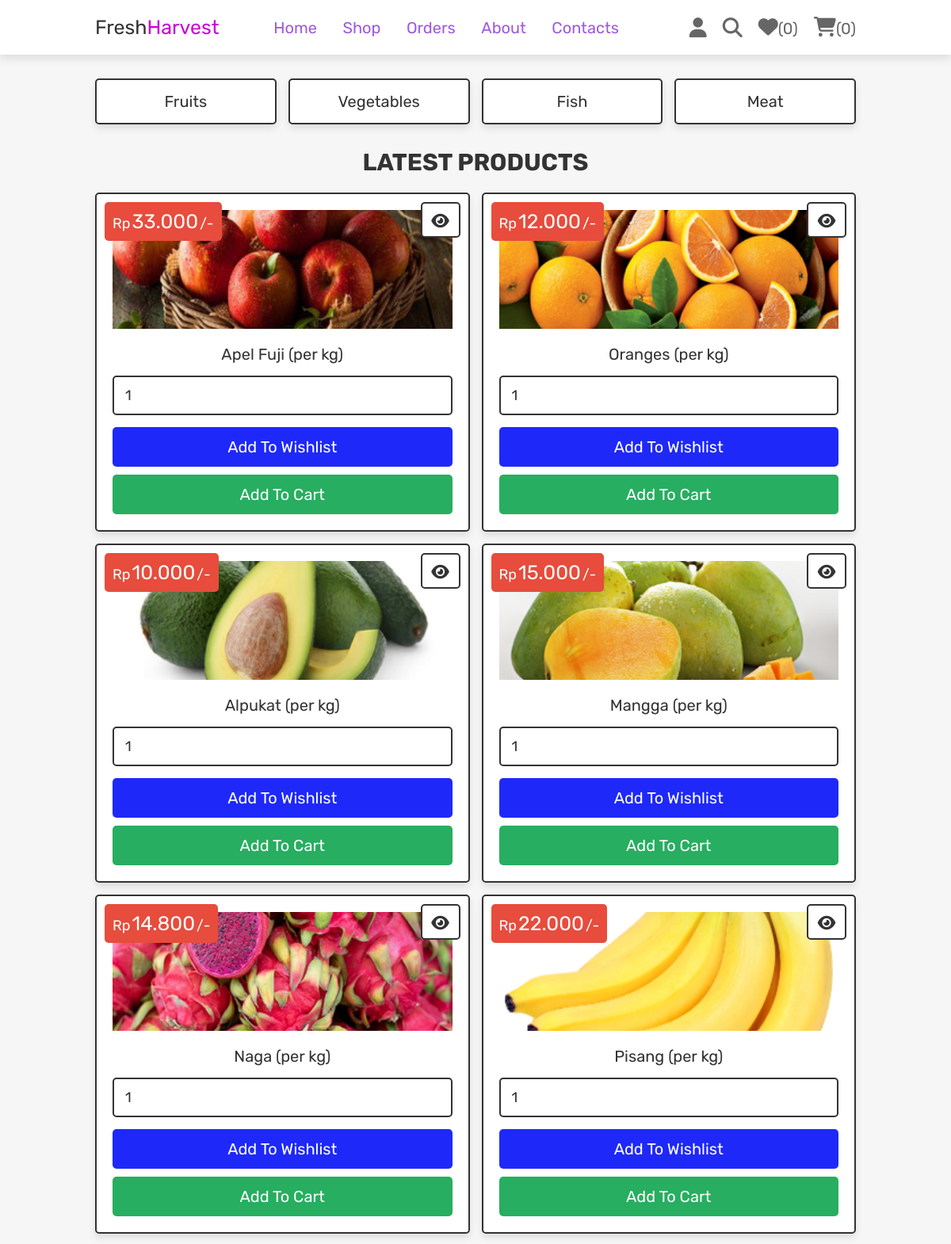
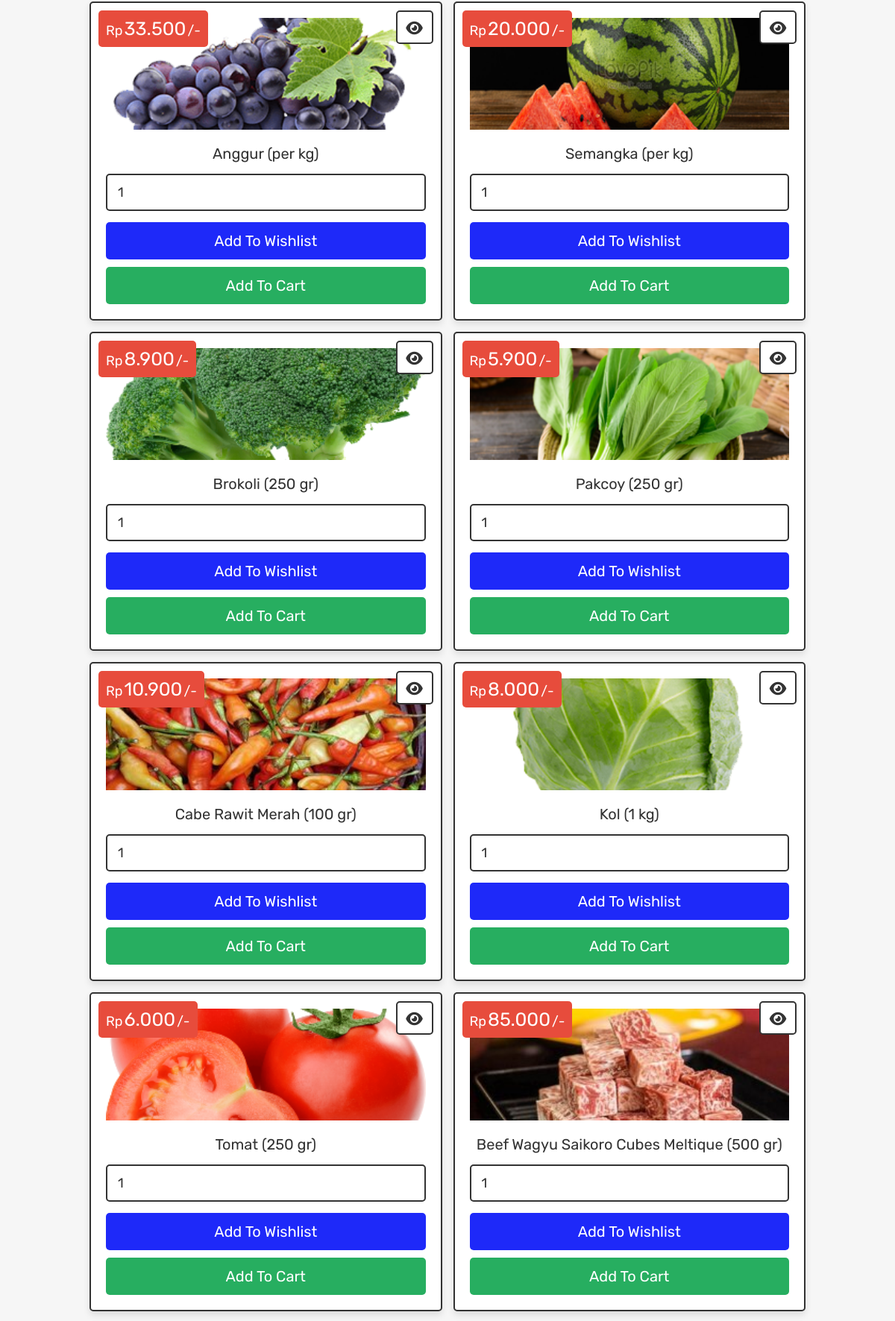
The page /shop.php (signed in, upper part) on the database its author committed (2 pictures, top to bottom).
### tables this page shows
CREATE TABLE `products` (
  `id` int(100) NOT NULL,
  `name` varchar(100) NOT NULL,
  `category` varchar(20) NOT NULL,
  `details` varchar(500) NOT NULL,
  `price` decimal(10,3) NOT NULL,
  `image` varchar(100) NOT NULL
);

### shop.php (the view, shortened to what this page needs)
<?php
@include 'config.php';
?>
<!DOCTYPE html>
<html lang="en">
<head>
   <link rel="stylesheet" href="https://cdnjs.cloudflare.com/ajax/libs/font-awesome/6.1.1/css/all.min.css">
   <link rel="stylesheet" href="css/style.css">
</head>
<body>
<?php include 'header.php'; ?>
<section class="p-category">
   <a href="category.php?category=fruits">fruits</a>
   <a href="category.php?category=vegetables">vegetables</a>
   <a href="category.php?category=fish">fish</a>
   <a href="category.php?category=meat">meat</a>
</section>
<section class="products">
   <h1 class="tittle">latest products</h1>
   <div class="box-container">
   <?php
      $select_products = $conn->prepare("SELECT * FROM `products`");
      $select_products->execute();
      if($select_products->rowCount() > 0){
         while($fetch_products = $select_products->fetch(PDO::FETCH_ASSOC)){
   ?>
   <form action="" class="box" method="POST">
      <div class="price">Rp<span><?= $fetch_products['price']; ?></span>/-</div>
      <a href="view_page.php?pid=<?= $fetch_products['id']; ?>" class="fas fa-eye"></a>
      <img src="uploaded_img/<?= $fetch_products['image']; ?>" alt="">
      <div class="name"><?= $fetch_products['name']; ?></div>
      <input type="number" min="1" value="1" name="p_qty" class="qty">
      <input type="submit" value="add to wishlist" class="option-btn" name="add_to_wishlist">
      <input type="submit" value="add to cart" class="btn" name="add_to_cart">
   </form>
   <?php
      }
   }else{
      echo '<p class="empty">no products added yet!</p>';
   }
   ?>
   </div>
</section>
</body>
</html>

### CSS/style.css (style rules this page uses)
.products .box-container { display: grid; grid-template-columns: repeat(3, 1fr); gap: 1.5rem; justify-content: center; align-items: stretch; }
.products .box-container .box { display: flex; flex-direction: column; justify-content: space-between; padding: 2rem; text-align: center; border: var(--border); background-color: var(--white); box-shadow: var(--box-shadow); border-radius: .5rem; position: relative; height: 100%; box-sizing: border-box; }
.products .box-container .box .price { position: absolute; top: 1rem; left: 1rem; padding: 1rem; border-radius: .5rem; background-color: var(--red); font-size: 1.8rem; color: var(--white); }
.products .box-container .box .price span { font-size: 2.5rem; color: var(--white); margin: 0 .2rem; }
.products .box-container .box .fa-eye { position: absolute; top: 1rem; right: 1rem; border-radius: .5rem; height: 4.5rem; line-height: 4.3rem; width: 5rem; border: var(--border); color: var(--black); font-size: 2rem; background-color: var(--white); }
.products .box-container .box img { width: 100%; height: 15rem; object-fit: cover; margin-bottom: 1rem; }
.products .box-container .box .name { font-size: 2rem; color: var(--black); padding: 1rem 0; }
.products .box-container .box .qty { margin: .5rem 0; border-radius: .5rem; padding: 1.2rem 1.4rem; font-size: 1.8rem; color: var(--black); border: var(--border); width: 100%; }
.p-category { display: grid; grid-template-columns: repeat(auto-fit, minmax(22rem, 1fr)); gap:1.5rem; justify-content: center; align-items: flex-start; }
.p-category { padding-bottom: 0; }
.p-category a { padding:1.5rem; text-align: center; border:var(--border); background-color: var(--white); box-shadow: var(--box-shadow); border-radius: .5rem; font-size: 2rem; text-transform: capitalize; color:var(--black); }
@media (max-width: 1200px) { .products .box-container { grid-template-columns: repeat(2, 1fr); } }

### CSS/components.css (style rules this page uses)
:root { --green:#27ae60; --orange:#f39c12; --red:#e74c3c; --black:#333; --light-color:#666; --white:#fff; --light-bg:#f6f6f6; --border:.2rem solid var(--black); --box-shadow:0 .5rem 1rem rgba(0,0,0,.1); }
* { font-family: 'Rubik',sans-serif; margin: 0; padding: 0; box-sizing: border-box; outline: none; border: none; text-decoration: none; color: var(--black); }
body { background-color: var(--light-bg); }
html { font-size: 62.5%; overflow-x: hidden; scroll-behavior: smooth; scroll-padding-top: 6.5rem; }
section { padding: 3rem 2rem; max-width: 1000px; margin: 0 auto; }
.btn, .delete-btn, .checkout-btn, .home-btn, .option-btn { display: block; width: 100%; margin-top: 1rem; border-radius: .5rem; color: var(--white); font-size: 2rem; padding: 1.3rem 3rem; text-transform: capitalize; cursor: pointer; text-align: center; }
.btn { background-color: var(--green); }
.option-btn { background-color: rgb(30, 41, 249); }
.tittle { text-align: center; margin-bottom: 2rem; text-transform: uppercase; color: var(--black); font-size: 3rem; }

### rows shown on the page
products: price "33.000", image (picture), name "Apel Fuji (per kg)"
products: price "12.000", image (picture), name "Oranges (per kg)"
products: price "10.000", image (picture), name "Alpukat (per kg)"
products: price "15.000", image (picture), name "Mangga (per kg)"
products: price "14.800", image (picture), name "Naga (per kg)"
products: price "22.000", image (picture), name "Pisang (per kg)"
products: price "33.500", image (picture), name "Anggur (per kg)"
products: price "20.000", image (picture), name "Semangka (per kg)"
products: price "8.900", image (picture), name "Brokoli (250 gr)"
products: price "5.900", image (picture), name "Pakcoy (250 gr)"
products: price "10.900", image (picture), name "Cabe Rawit Merah (100 gr)"
products: price "8.000", image (picture), name "Kol (1 kg)"
products: price "6.000", image (picture), name "Tomat (250 gr)"
products: price "85.000", image (picture), name "Beef Wagyu Saikoro Cubes Meltique (500 gr)"

### other values the page prints
$count_wishlist_items->rowCount() "0"
$count_cart_items->rowCount() "0"
